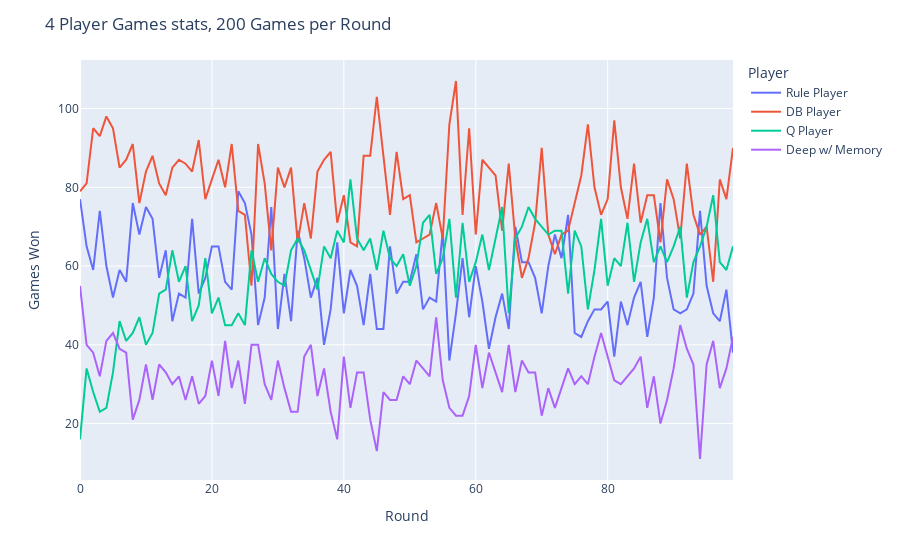

The code cell stored with this chart in its notebook:
### Markdown cell above
Plot

### Code cell
df = pd.DataFrame()
for i in range(4):
    df[state.players[i].name] = [_[i] for _ in all_results]
fig = px.line(df)
fig.update_layout(
    title='4 Player Games stats, 200 Games per Round',
    xaxis_title='Round',
    yaxis_title='Games Won',
    legend_title='Player'
)
fig.show()

### Figure 1 — Plotly figure (JSON) as saved in the notebook; plotly's stock layout.template omitted (floating-point values rounded to 4 significant figures)
{"data": [{"hovertemplate": "variable=Rule Player<br>index=%{x}<br>value=%{y}<extra></extra>", "legendgroup": "Rule Player", "line": {"color": "#636efa", "dash": "solid"}, "marker": {"symbol": "circle"}, "mode": "lines", "name": "Rule Player", "orientation": "v", "showlegend": true, "type": "scatter", "x": [0, 1, 2, 3, 4, 5, 6, 7, 8, 9, 10, 11, 12, 13, 14, 15, 16, 17, 18, 19, 20, 21, 22, 23, 24, 25, 26, 27, 28, 29, 30, 31, 32, 33, 34, 35, 36, 37, 38, 39, 40, 41, 42, 43, 44, 45, 46, 47, 48, 49, 50, 51, 52, 53, 54, 55, 56, 57, 58, 59, 60, 61, 62, 63, 64, 65, 66, 67, 68, 69, 70, 71, 72, 73, 74, 75, 76, 77, 78, 79, 80, 81, 82, 83, 84, 85, 86, 87, 88, 89, 90, 91, 92, 93, 94, 95, 96, 97, 98, 99], "xaxis": "x", "y": [77, 65, 59, 74, 60, 52, 59, 56, 76, 68, 75, 72, 57, 64, 46, 53, 52, 72, 53, 57, 65, 65, 56, 54, 79, 76, 68, 45, 52, 75, 44, 58, 46, 69, 62, 52, 57, 40, 49, 66, 48, 59, 55, 45, 58, 44, 44, 65, 53, 56, 56, 63, 49, 52, 51, 69, 36, 48, 62, 47, 60, 51, 39, 47, 53, 44, 70, 61, 61, 57, 48, 60, 68, 62, 73, 43, 42, 46, 49, 49, 51, 37, 51, 45, 52, 56, 42, 52, 76, 57, 49, 48, 49, 53, 74, 55, 48, 46, 54, 38], "yaxis": "y"}, {"hovertemplate": "variable=DB Player<br>index=%{x}<br>value=%{y}<extra></extra>", "legendgroup": "DB Player", "line": {"color": "#EF553B", "dash": "solid"}, "marker": {"symbol": "circle"}, "mode": "lines", "name": "DB Player", "orientation": "v", "showlegend": true, "type": "scatter", "x": [0, 1, 2, 3, 4, 5, 6, 7, 8, 9, 10, 11, 12, 13, 14, 15, 16, 17, 18, 19, 20, 21, 22, 23, 24, 25, 26, 27, 28, 29, 30, 31, 32, 33, 34, 35, 36, 37, 38, 39, 40, 41, 42, 43, 44, 45, 46, 47, 48, 49, 50, 51, 52, 53, 54, 55, 56, 57, 58, 59, 60, 61, 62, 63, 64, 65, 66, 67, 68, 69, 70, 71, 72, 73, 74, 75, 76, 77, 78, 79, 80, 81, 82, 83, 84, 85, 86, 87, 88, 89, 90, 91, 92, 93, 94, 95, 96, 97, 98, 99], "xaxis": "x", "y": [79, 81, 95, 93, 98, 95, 85, 87, 91, 76, 84, 88, 81, 78, 85, 87, 86, 84, 92, 77, 82, 87, 80, 91, 74, 73, 55, 91, 81, 64, 85, 80, 85, 66, 76, 67, 84, 87, 89, 71, 78, 66, 65, 88, 88, 103, 88, 73, 89, 77, 78, 66, 67, 68, 76, 67, 96, 107, 73, 95, 68, 87, 85, 83, 69, 86, 67, 57, 62, 71, 90, 68, 63, 68, 69, 76, 83, 96, 80, 73, 77, 97, 80, 72, 86, 71, 78, 78, 66, 82, 77, 67, 86, 73, 68, 70, 56, 82, 77, 90], "yaxis": "y"}, {"hovertemplate": "variable=Q Player<br>index=%{x}<br>value=%{y}<extra></extra>", "legendgroup": "Q Player", "line": {"color": "#00cc96", "dash": "solid"}, "marker": {"symbol": "circle"}, "mode": "lines", "name": "Q Player", "orientation": "v", "showlegend": true, "type": "scatter", "x": [0, 1, 2, 3, 4, 5, 6, 7, 8, 9, 10, 11, 12, 13, 14, 15, 16, 17, 18, 19, 20, 21, 22, 23, 24, 25, 26, 27, 28, 29, 30, 31, 32, 33, 34, 35, 36, 37, 38, 39, 40, 41, 42, 43, 44, 45, 46, 47, 48, 49, 50, 51, 52, 53, 54, 55, 56, 57, 58, 59, 60, 61, 62, 63, 64, 65, 66, 67, 68, 69, 70, 71, 72, 73, 74, 75, 76, 77, 78, 79, 80, 81, 82, 83, 84, 85, 86, 87, 88, 89, 90, 91, 92, 93, 94, 95, 96, 97, 98, 99], "xaxis": "x", "y": [16, 34, 28, 23, 24, 33, 46, 41, 43, 47, 40, 43, 53, 54, 64, 56, 60, 46, 50, 62, 48, 52, 45, 45, 48, 45, 64, 56, 62, 58, 56, 55, 64, 67, 64, 59, 54, 65, 62, 69, 66, 82, 67, 64, 67, 59, 69, 62, 60, 63, 55, 60, 71, 73, 58, 62, 72, 52, 71, 56, 61, 68, 59, 67, 75, 48, 67, 70, 75, 72, 70, 68, 69, 69, 53, 69, 65, 49, 59, 72, 55, 62, 60, 71, 56, 66, 72, 61, 65, 61, 65, 70, 52, 61, 65, 70, 78, 61, 59, 65], "yaxis": "y"}, {"hovertemplate": "variable=Deep w/ Memory<br>index=%{x}<br>value=%{y}<extra></extra>", "legendgroup": "Deep w/ Memory", "line": {"color": "#ab63fa", "dash": "solid"}, "marker": {"symbol": "circle"}, "mode": "lines", "name": "Deep w/ Memory", "orientation": "v", "showlegend": true, "type": "scatter", "x": [0, 1, 2, 3, 4, 5, 6, 7, 8, 9, 10, 11, 12, 13, 14, 15, 16, 17, 18, 19, 20, 21, 22, 23, 24, 25, 26, 27, 28, 29, 30, 31, 32, 33, 34, 35, 36, 37, 38, 39, 40, 41, 42, 43, 44, 45, 46, 47, 48, 49, 50, 51, 52, 53, 54, 55, 56, 57, 58, 59, 60, 61, 62, 63, 64, 65, 66, 67, 68, 69, 70, 71, 72, 73, 74, 75, 76, 77, 78, 79, 80, 81, 82, 83, 84, 85, 86, 87, 88, 89, 90, 91, 92, 93, 94, 95, 96, 97, 98, 99], "xaxis": "x", "y": [55, 40, 38, 32, 41, 43, 39, 38, 21, 26, 35, 26, 35, 33, 30, 32, 26, 32, 25, 27, 36, 27, 41, 29, 36, 25, 40, 40, 30, 26, 36, 29, 23, 23, 37, 40, 27, 34, 23, 16, 37, 24, 33, 33, 21, 13, 28, 26, 26, 32, 30, 36, 34, 32, 47, 31, 24, 22, 22, 27, 40, 29, 38, 33, 28, 40, 28, 36, 33, 33, 22, 29, 24, 29, 34, 30, 32, 30, 37, 43, 37, 31, 30, 32, 34, 37, 24, 32, 20, 26, 34, 45, 39, 35, 11, 35, 41, 29, 34, 42], "yaxis": "y"}], "layout": {"legend": {"title": {"text": "Player"}, "tracegroupgap": 0}, "margin": {"t": 60}, "title": {"text": "4 Player Games stats, 200 Games per Round"}, "xaxis": {"anchor": "y", "domain": [0, 1], "title": {"text": "Round"}}, "yaxis": {"anchor": "x", "domain": [0, 1], "title": {"text": "Games Won"}}}}
